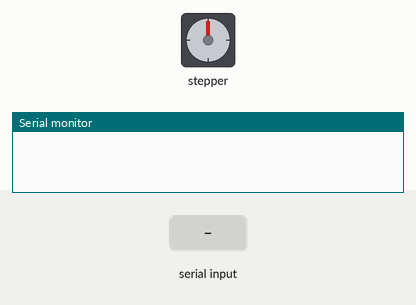
A sketch run on a simulated Arduino Uno, built with avr-gcc and run on an emulated ATmega328P. On the bench: stepper motor, the last lines printed to the serial monitor. Inputs (shaded band) come from the test bench. Stepper angles assume 255 steps per turn.

Above: at 1.2 s.
1.3 s: "f" received over Serial
At 1.45 s:
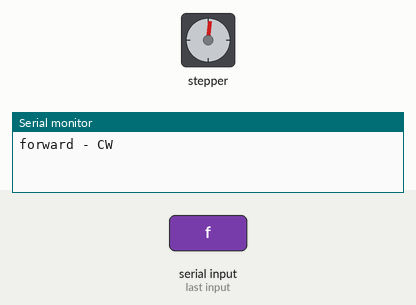
At 2.09 s:
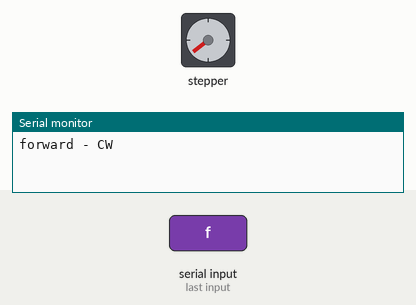
4.3 s: "r" received over Serial
7.3 s: "s" received over Serial
8.8 s: "r" received over Serial
At 8.95 s:
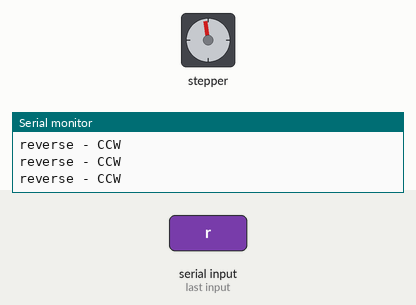
Timing chart, 0 to 12.8 s (numbered marks = the images above; inputs shaded):
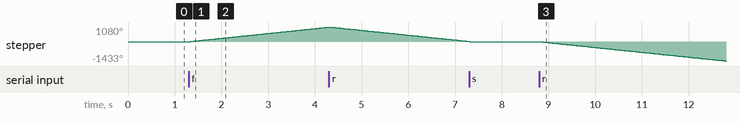

The sketch:

SerialAssignDirection.ino
```cpp
#include <Stepper.h>

const int stepsPerRevolution = 255;
Stepper myStepper(stepsPerRevolution, 8, 9, 10, 11);
char data;

void setup() {
  myStepper.setSpeed(60);
  Serial.begin(9600);
}

void loop() {
  if(Serial.available())

  {
    data = Serial.read();
  }

  if(data == 'f'){Forward();}//CW rotation > Forward
  if(data == 'r'){Reverse();}//CCW rotation > Reverse
  if(data == 's')//STOP motion
    {
      data = 0;

    }
}

 //function for CW rotation
void Forward ()
{
  Serial.println("forward - CW"); //print in serial
  Serial.println("");//prints blank line in serial
  myStepper.step(stepsPerRevolution);// forward motion
}

//function for CCW rotation
void Reverse()
{
  Serial.println("reverse - CCW");//print in serial
  Serial.println("");//prints blank line in serial
  myStepper.step(-stepsPerRevolution);// reverse motion
 }
```

Measured:
- after the input at 1.3 s, stepper: keeps turning clockwise at about 359°/s, starting at once
- after the input at 8.8 s, stepper: keeps turning counter-clockwise at about 359°/s, starting at once
